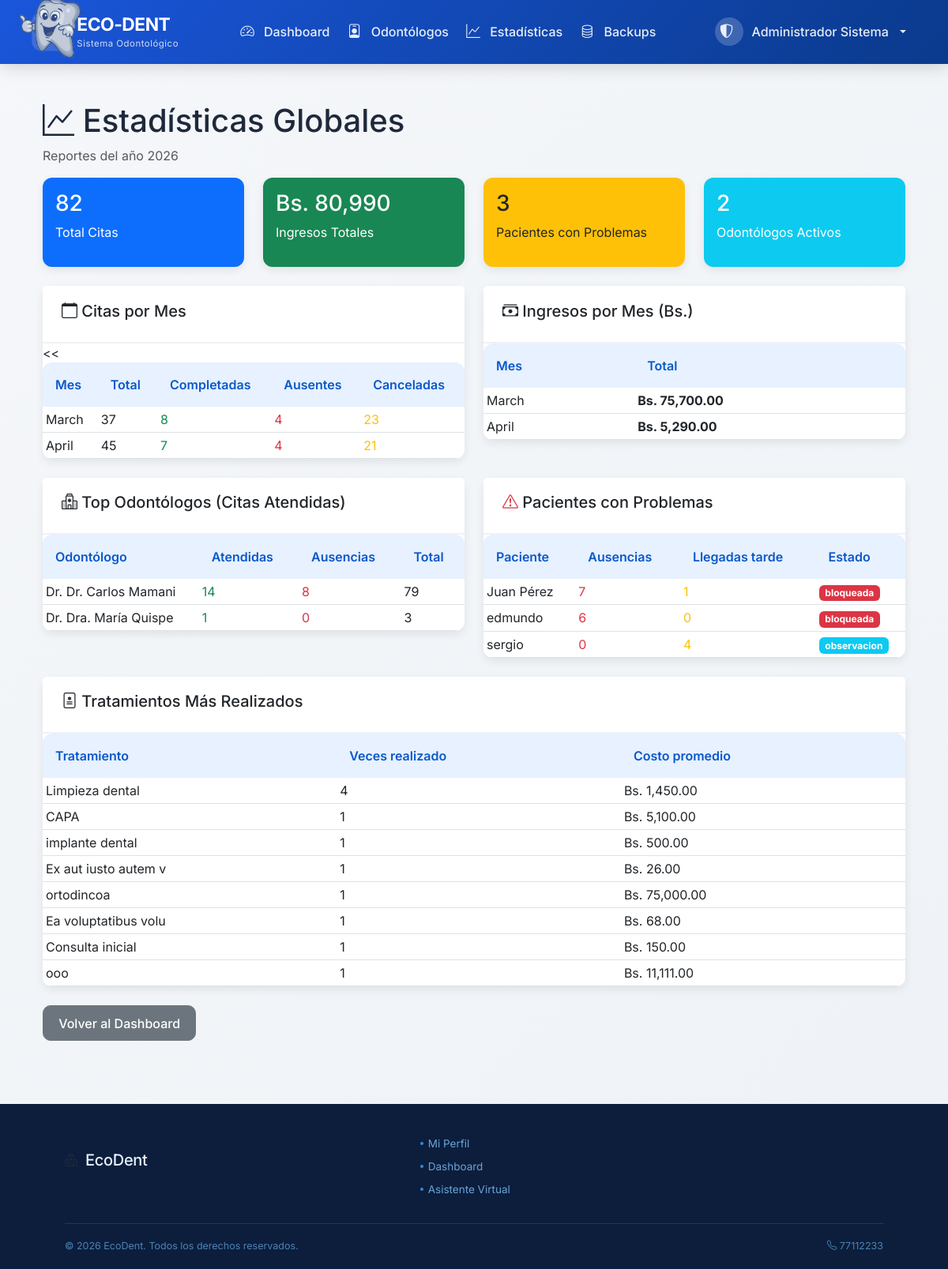
Page /public/admin/estadisticas.php (signed in) on the committed database.
### tables this page shows
CREATE TABLE `pacientes` (
  `id_paciente` int(11) NOT NULL AUTO_INCREMENT,
  `id_usuario` int(11) NOT NULL,
  `fecha_nacimiento` date DEFAULT NULL,
  `direccion` text DEFAULT NULL,
  `ausencias_sin_aviso` int(11) DEFAULT 0,
  `llegadas_tarde` int(11) DEFAULT 0,
  `fecha_ultima_ausencia` date DEFAULT NULL,
  `estado_cuenta` enum('normal','observacion','restringida','bloqueada') DEFAULT 'normal',
  `puede_agendar` tinyint(1) DEFAULT 1,
  `limite_citas_simultaneas` int(11) DEFAULT 3,
  `fecha_actualizacion_estado` datetime DEFAULT NULL,
  PRIMARY KEY (`id_paciente`),
  UNIQUE KEY `id_usuario` (`id_usuario`),
  KEY `idx_estado_cuenta` (`estado_cuenta`),
  KEY `idx_ausencias` (`ausencias_sin_aviso`),
  CONSTRAINT `pacientes_ibfk_1` FOREIGN KEY (`id_usuario`) REFERENCES `usuarios` (`id_usuario`) ON DELETE CASCADE
);

CREATE TABLE `usuarios` (
  `id_usuario` int(11) NOT NULL AUTO_INCREMENT,
  `email` varchar(100) NOT NULL,
  `contrasena_hash` varchar(255) NOT NULL,
  `nombre_completo` varchar(150) NOT NULL,
  `telefono` varchar(20) DEFAULT NULL,
  `rol` enum('paciente','odontologo','admin') NOT NULL,
  `email_verificado` tinyint(1) DEFAULT 0,
  `codigo_verificacion` varchar(10) DEFAULT NULL,
  `codigo_expiracion` datetime DEFAULT NULL,
  `activo` tinyint(1) DEFAULT 1,
  `fecha_registro` datetime DEFAULT current_timestamp(),
  `ultimo_acceso` datetime DEFAULT NULL,
  PRIMARY KEY (`id_usuario`),
  UNIQUE KEY `email` (`email`),
  KEY `idx_email` (`email`),
  KEY `idx_rol` (`rol`)
);

### public/admin/estadisticas.php (the view, shortened to what this page needs)
<?php
$conexion = conectarBD();
$anio_actual = date('Y');
$citas_por_mes = $conexion->query("
    SELECT
        MONTH(fecha_cita) as mes,
        COUNT(*) as total,
        SUM(CASE WHEN estado = 'completada' THEN 1 ELSE 0 END) as completadas,
        SUM(CASE WHEN estado = 'ausente' THEN 1 ELSE 0 END) as ausentes,
        SUM(CASE WHEN estado = 'cancelada_pac' THEN 1 ELSE 0 END) as canceladas_pac,
        SUM(CASE WHEN estado = 'cancelada_doc' THEN 1 ELSE 0 END) as canceladas_doc
    FROM citas
    WHERE YEAR(fecha_cita) = $anio_actual
    GROUP BY MONTH(fecha_cita)
    ORDER BY mes
");
$ingresos_por_mes = $conexion->query("
    SELECT
        MONTH(fecha_pago) as mes,
        SUM(monto) as total
    FROM pagos
    WHERE YEAR(fecha_pago) = $anio_actual
    GROUP BY MONTH(fecha_pago)
    ORDER BY mes
");
$top_odontologos = $conexion->query("
    SELECT
        u.nombre_completo,
        COUNT(c.id_cita) as total_citas,
        SUM(CASE WHEN c.estado = 'completada' THEN 1 ELSE 0 END) as atendidas,
        SUM(CASE WHEN c.estado = 'ausente' THEN 1 ELSE 0 END) as ausencias
    FROM odontologos o
    JOIN usuarios u ON o.id_usuario = u.id_usuario
    LEFT JOIN citas c ON o.id_odontologo = c.id_odontologo AND YEAR(c.fecha_cita) = $anio_actual
    WHERE o.activo = 1
    GROUP BY o.id_odontologo
    ORDER BY atendidas DESC
    LIMIT 10
");
$pacientes_problema = $conexion->query("
    SELECT
        u.nombre_completo,
        p.ausencias_sin_aviso,
        p.llegadas_tarde,
        p.estado_cuenta
    FROM pacientes p
    JOIN usuarios u ON p.id_usuario = u.id_usuario
    WHERE p.estado_cuenta IN ('observacion', 'restringida', 'bloqueada')
    ORDER BY p.ausencias_sin_aviso DESC
    LIMIT 20
");
$tratamientos_top = $conexion->query("
    SELECT
        nombre_tratamiento,
        COUNT(*) as total,
        AVG(costo_total) as costo_promedio
    FROM tratamientos
    GROUP BY nombre_tratamiento
    ORDER BY total DESC
    LIMIT 10
");
require_once '../../includes/header.php';
?>
<div class="container mt-4">
    <h1><i class="bi bi-graph-up"></i> Estadísticas Globales</h1>
    <p class="text-muted">Reportes del año <?php echo $anio_actual; ?></p>
    <div class="row mb-4">
        <div class="col-md-3">
            <div class="card bg-primary text-white">
                <div class="card-body">
                    <h3><?php
                        $total = $conexion->query("SELECT COUNT(*) as t FROM citas WHERE YEAR(fecha_cita) = $anio_actual")->fetch_assoc()['t'];
                        echo $total;
                    ?></h3>
                    <p>Total Citas</p>
                </div>
            </div>
        </div>
        <div class="col-md-3">
            <div class="card bg-success text-white">
                <div class="card-body">
                    <h3><?php
                        $total = $conexion->query("SELECT COALESCE(SUM(monto),0) as t FROM pagos WHERE YEAR(fecha_pago) = $anio_actual")->fetch_assoc()['t'];
                        echo "Bs. " . number_format($total, 0);
                    ?></h3>
                    <p>Ingresos Totales</p>
                </div>
            </div>
        </div>
        <div class="col-md-3">
            <div class="card bg-warning text-dark">
                <div class="card-body">
                    <h3><?php
                        $total = $conexion->query("SELECT COUNT(*) as t FROM pacientes WHERE estado_cuenta != 'normal'")->fetch_assoc()['t'];
                        echo $total;
                    ?></h3>
                    <p>Pacientes con Problemas</p>
                </div>
            </div>
        </div>
        <div class="col-md-3">
            <div class="card bg-info text-white">
                <div class="card-body">
                    <h3><?php
                        $total = $conexion->query("SELECT COUNT(*) as t FROM odontologos WHERE activo = 1")->fetch_assoc()['t'];
                        echo $total;
                    ?></h3>
                    <p>Odontólogos Activos</p>
                </div>
            </div>
        </div>
    </div>
    <div class="row">
        <div class="col-md-6 mb-4">
            <div class="card">
                <div class="card-header bg-white">
                    <h5><i class="bi bi-calendar"></i> Citas por Mes</h5>
                </div>
                <div class="card-body p-0">
                    <table class="table table-sm mb-0">
                        <thead>
                            <tr>
                                <th>Mes</th>
                                <th>Total</th>
                                <th>Completadas</th>
                                <th>Ausentes</th>
                                <th>Canceladas</th>
                            </tr>
                        </thead>
                        <tbody>
                            <?php while($row = $citas_por_mes->fetch_assoc()): ?>
                            <tr>
                                <<td><?php echo ucfirst(strftime('%B', mktime(0,0,0,$row['mes'],1))); ?></td>
                                <td><?php echo $row['total']; ?></td>
                                <td class="text-success"><?php echo $row['completadas']; ?></td>
                                <td class="text-danger"><?php echo $row['ausentes']; ?></td>
                                <td class="text-warning"><?php echo $row['canceladas_pac'] + $row['canceladas_doc']; ?></td>
                            </tr>
                            <?php endwhile; ?>
                        </tbody>
                    </table>
                </div>
            </div>
        </div>
        <div class="col-md-6 mb-4">
            <div class="card">
                <div class="card-header bg-white">
                    <h5><i class="bi bi-cash-stack"></i> Ingresos por Mes (Bs.)</h5>
                </div>
                <div class="card-body p-0">
                    <table class="table table-sm mb-0">
                        <thead>
                            <tr>
                                <th>Mes</th>
                                <th>Total</th>
                            </tr>
                        </thead>
                        <tbody>
                            <?php while($row = $ingresos_por_mes->fetch_assoc()): ?>
                            <tr>
                                <td><?php echo ucfirst(strftime('%B', mktime(0,0,0,$row['mes'],1))); ?></td>
                                <td class="fw-bold">Bs. <?php echo number_format($row['total'], 2); ?></td>
                            </tr>
                            <?php endwhile; ?>
                        </tbody>
                    </table>
                </div>
            </div>
        </div>
    </div>
    <div class="row">
        <div class="col-md-6 mb-4">
            <div class="card">
                <div class="card-header bg-white">
                    <h5><i class="bi bi-hospital"></i> Top Odontólogos (Citas Atendidas)</h5>
                </div>
                <div class="card-body p-0">
                    <table class="table table-sm mb-0">
                        <thead>
                            <tr>
                                <th>Odontólogo</th>
                                <th>Atendidas</th>
                                <th>Ausencias</th>
                                <th>Total</th>
                            </tr>
                        </thead>
                        <tbody>
                            <?php while($row = $top_odontologos->fetch_assoc()): ?>
                            <tr>
                                <td>Dr. <?php echo htmlspecialchars($row['nombre_completo']); ?></td>
                                <td class="text-success"><?php echo $row['atendidas']; ?></td>
                                <td class="text-danger"><?php echo $row['ausencias']; ?></td>
                                <td><?php echo $row['total_citas']; ?></td>
                            </tr>
                            <?php endwhile; ?>
                        </tbody>
                    </table>
                </div>
            </div>
        </div>
        <div class="col-md-6 mb-4">
            <div class="card">
                <div class="card-header bg-white">
                    <h5><i class="bi bi-exclamation-triangle text-danger"></i> Pacientes con Problemas</h5>
                </div>
                <div class="card-body p-0">
                    <table class="table table-sm mb-0">
                        <thead>
                            <tr>
                                <th>Paciente</th>
                                <th>Ausencias</th>
                                <th>Llegadas tarde</th>
                                <th>Estado</th>
                            </tr>
                        </thead>
                        <tbody>
                            <?php while($row = $pacientes_problema->fetch_assoc()): ?>
                            <tr>
                                <td><?php echo htmlspecialchars($row['nombre_completo']); ?></td>
                                <td class="text-danger"><?php echo $row['ausencias_sin_aviso']; ?></td>
                                <td class="text-warning"><?php echo $row['llegadas_tarde']; ?></td>
                                <td>
                                    <span class="badge bg-<?php
                                        echo $row['estado_cuenta'] == 'bloqueada' ? 'danger' :
                                            ($row['estado_cuenta'] == 'restringida' ? 'warning' : 'info');
                                    ?>">
                                        <?php echo $row['estado_cuenta']; ?>
                                    </span>
                                </td>
                            </tr>
                            <?php endwhile; ?>
                        </tbody>
                    </table>
                </div>
            </div>
        </div>
    </div>
    <div class="card mb-4">
        <div class="card-header bg-white">
            <h5><i class="bi bi-file-medical"></i> Tratamientos Más Realizados</h5>
        </div>
        <div class="card-body p-0">
            <table class="table table-sm mb-0">
                <thead>
                    <tr>
                        <th>Tratamiento</th>
                        <th>Veces realizado</th>
                        <th>Costo promedio</th>
                    </tr>
                </thead>
                <tbody>
                    <?php while($row = $tratamientos_top->fetch_assoc()): ?>
                    <tr>
                        <td><?php echo htmlspecialchars($row['nombre_tratamiento']); ?></td>
                        <td><?php echo $row['total']; ?></td>
                        <td>Bs. <?php echo number_format($row['costo_promedio'], 2); ?></td>
                    </tr>
                    <?php endwhile; ?>
                </tbody>
            </table>
        </div>
    </div>
    <div class="mt-3">
        <a href="dashboard.php" class="btn btn-secondary">Volver al Dashboard</a>
    </div>
</div>
<?php require_once '../../includes/footer.php'; ?>

### public/css/estilos.css (style rules this page uses)
:root { --primary-color: #0a58ca; --primary-dark: #0a58ca; --primary-light: #e7f1ff; --secondary-color: #20c997; --danger-color: #dc3545; --warning-color: #ffc107; --info-color: #0dcaf0; --dark-color: #1e293b; --light-color: #f8f9fc; --success-color: #198754; --gray-color: #6c757d; --border-radius: 12px; --box-shadow: 0 4px 12px rgba(0, 0, 0, 0.08); --transition: all 0.3s ease; }
* { margin: 0; padding: 0; box-sizing: border-box; }
body { font-family: 'Inter', sans-serif; background: linear-gradient(135deg, #f5f7fa 0%, #eef2f6 100%); min-height: 100vh; display: flex; flex-direction: column; color: var(--dark-color); }
.card { border: none; border-radius: var(--border-radius); box-shadow: var(--box-shadow); transition: var(--transition); background: white; }
.card-header { background: transparent; border-bottom: 2px solid #eef2f6; padding: 1.2rem 1.5rem; font-weight: 600; }
.btn { border-radius: 10px; padding: 0.6rem 1.2rem; font-weight: 500; transition: var(--transition); }
.table { border-radius: var(--border-radius); overflow: hidden; }
.table thead th { background: var(--primary-light); color: var(--primary-dark); font-weight: 600; border-bottom: none; padding: 1rem; }
.table tbody tr { transition: var(--transition); }
.card, .stat-card, .action-card { animation: fadeIn 0.5s ease forwards; }

### rows in the picture
pacientes: id_usuario.nombre_completo "Juan Pérez", ausencias_sin_aviso "7", llegadas_tarde "1", estado_cuenta "bloqueada"
pacientes: id_usuario.nombre_completo "edmundo", ausencias_sin_aviso "6", llegadas_tarde "0", estado_cuenta "bloqueada"
pacientes: id_usuario.nombre_completo "sergio", ausencias_sin_aviso "0", llegadas_tarde "4", estado_cuenta "observacion"

### other values in the picture
$_SESSION['nombre_completo'] "Administrador Sistema"
$total "82"
$total "80,990"
$total "3"
$total "2"
strftime('%B', mktime(0,0,0,$row['mes'],1)) "March"
$row['total'] "37"
$row['completadas'] "8"
$row['ausentes'] "4"
$row['canceladas_pac'] + $row['canceladas_doc'] "23"
strftime('%B', mktime(0,0,0,$row['mes'],1)) "April"
$row['total'] "45"
$row['completadas'] "7"
$row['canceladas_pac'] + $row['canceladas_doc'] "21"
$row['total'] "75,700.00"
